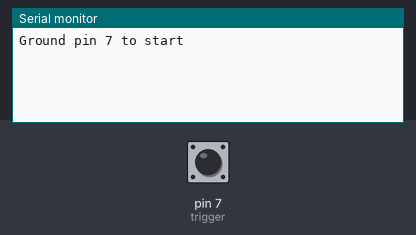
Recording of a sketch running on a simulated Arduino Uno, built with avr-gcc and run on an emulated ATmega328P. Shown: the last lines printed to the serial monitor. Inputs (shaded band) come from the test bench; at power-on: pin 7 (trigger) HIGH. Random numbers use the default seed unless the sketch sets one.

Above: at 1.2 s.
1.3 s: pin 7 (trigger) pulled LOW for 0.15 s
At 2.7 s:
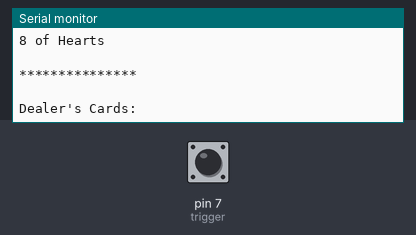
3.2 s: pin 7 (trigger) pulled LOW for 3.2 s
At 7.4 s:
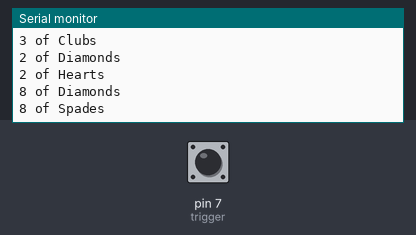
7.9 s: pin 7 (trigger) pulled LOW for 1 s
At 10.9 s:
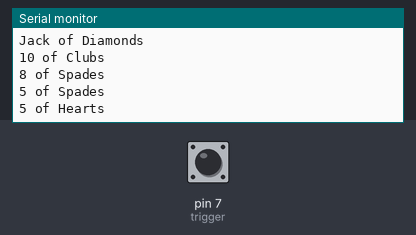
11.0 s: pin 7 (trigger) pulled LOW for 3.2 s
At 15.2 s:
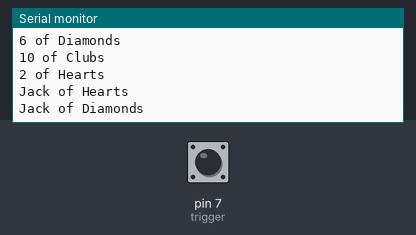
15.7 s: pin 7 (trigger) pulled LOW for 1 s
At 19.5 s:
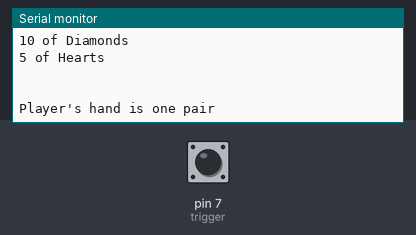
19.7 s: pin 7 (trigger) pulled LOW for 1 s
At 22.4 s:
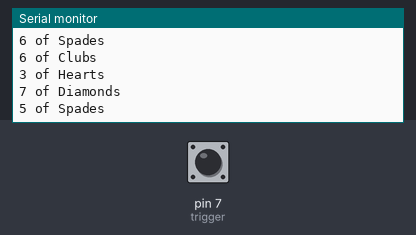
Timing chart, 0 to 23.2 s (numbered marks = the images above; inputs shaded):
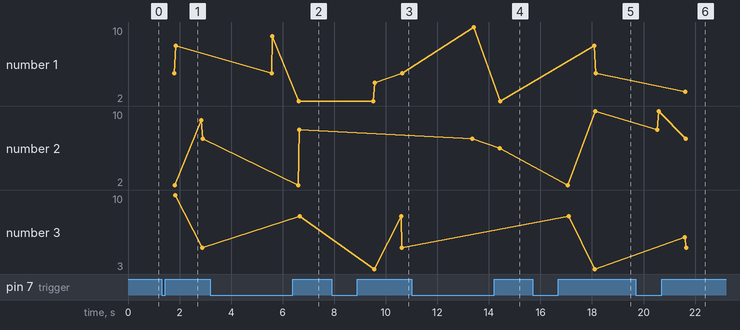

The sketch:

listing9-1.ino
```cpp
int ArrayOne [72]; //produces ten non-duplicate numbers efficiently
int ArrayMirror [72];//progressively adds to the non-dupe array
int ArrayDupes [72]; //used to deal two hands of 5 card poker
int ArrayDeal [52];
byte ArrayPlayerCard [5];
byte ArrayPlayerSuit [5];
byte ArrayDealerCard [10];
byte ArrayDealerSuit [10];
byte suit;
byte card;
byte x;
byte i;
byte j;
byte d;
byte match;
byte cardMatched;
const byte trigger = 7;
boolean trigState;
boolean goToReset;
boolean pair;
boolean twoPair;
boolean threeOfKind;
boolean fourOfKind;
boolean fullHouse;
byte matchedCard;
byte matchedCardTwo;
byte hearts;
byte spades;
byte diamonds;
byte clubs;
byte largestPlayerCard;
byte largestDealerCard;
byte smallestPlayerCard;
byte smallestDealerCard;
byte straight;
byte distance;
boolean suitFlush;
byte royalFlush;
byte playerSuit;
byte dealerSuit;
boolean playerAce;
boolean dealerAce;

void setup() {
  pinMode (trigger, INPUT_PULLUP);
  randomSeed (analogRead(5));
  Serial.begin (9600);
  Serial.println ("Ground pin 7 to start");
  Serial.println (" ");
}
void loop() {
  trigState = digitalRead (trigger);
  delay (100);
  while (trigState == LOW) { //this section sets up numbers, makes copy
    Serial.println (" ");
    for (i = 0; i < 72; i++) {
      ArrayOne [i] = random (1, 74);
      ArrayMirror [j] = ArrayOne [i];
      j++;
    }
reset: //restarts here to clear duplicate numbers
    goToReset = false;

    for (d = 0; d < 72; d++) { //zeros the dupe array
      ArrayDupes [d] = 0;
    }
    for (i = 0; i < 72; i++) {
      for (j = 0; j < 72; j++) {
        if ( (ArrayOne [i] == ArrayMirror [j]) && (i > j) && (i != 0 )) {
          //tests for dupes
          ArrayDupes [i] = ArrayOne [i]; // gives an array of dupes,
        } // and zeros for no dupes
      }
    }
    i = 0;
    for (d = 0; d < 72; d++) { //if ArrayDupes number is dupe, pick new
      if (ArrayDupes [d] != 0) {
        ArrayOne [d] = random (1, 74);
        goToReset = true;
      }
    }
    j = 0;
    for (i = 0; i < 72; i++) { //loads mirror array
      ArrayMirror [j] = ArrayOne [i];
      j++;
    }
    if (goToReset == true) {
      goto reset;// since there were dupes, go back to run test again
    }
    for (i = 0; i < 52; i++) { //Now no dupes, get good random numbers

      if ((ArrayOne [i] < 14) || ((ArrayOne [i] > 20) && (ArrayOne [i] < 34)) ||
          ((ArrayOne [i] > 40) && (ArrayOne [i] < 53)) || (ArrayOne [i] > 60)) {
        ArrayDeal [x] = ArrayOne [i];
        x++;
      }
    }
    //**************testing section***************
    //section below if added gives player royal flush and dealer 1
    //pair for testing
    //ArrayDeal[0] = 1; // this section tests player possibilities
    //ArrayDeal[1] = 13; //remove to run game
    //ArrayDeal[2] = 12; //install to test
    //ArrayDeal[3] = 11;
    //ArrayDeal[4] = 10;

    //ArrayDeal[5] = 23; // this section tests dealer possibilities
    //ArrayDeal[6] = 43; //remove to run game
    //ArrayDeal[7] = 61; //install to test
    //ArrayDeal[8] = 5;
    //ArrayDeal[9] = 2;
    //*********end of testing section************
    Serial.println (" ");
    for (x = 0; x < 10; x++) { //converting array to cards
      if (ArrayDeal [x] > 60) {
        suit = 3;
        card = ArrayDeal [x] - 60;
      }
      else if (ArrayDeal [x] > 40) {
        suit = 2;
        card = ArrayDeal [x] - 40;
      }
      else if (ArrayDeal [x] > 20) {
        suit = 1;
        card = ArrayDeal [x] - 20;
      }
      else if (ArrayDeal [x] < 14) {
        suit = 0;
        card = ArrayDeal [x];
        //card = card
      }
      Serial.println (" ");
      if (x == 0) {
        Serial.println ("Player's Cards:");
        Serial.println (" ");
      }
      if (x == 5) {
        Serial.println (" ");
        Serial.println ("***************");
        Serial.println (" ");
        Serial.println ("Dealer's Cards:");
        delay (1000);
        Serial.println (" ");
      }
      if (card == 1) {
        Serial.print ("The Ace");//converting cards larger than 10
      }
      else if (card == 11) {
        Serial.print ("Jack");
      }
      else if (card == 12) {
        Serial.print ("Queen");
      }
      else if (card == 13) {
        Serial.print ("King");
      }
      else {
        Serial.print (card); // for 10 to two, shows cards directly
      }
      Serial.print (" of ");
      switch (suit) { //shows suit
        case 3:
          Serial.print ("Hearts");
          hearts = 1;
          break;
        case 2:
          Serial.print ("Spades");
          spades = 1;
          break;
        case 1:
          Serial.print ("Diamonds");
          diamonds = 1;
          break;
        case 0:
          Serial.print ("Clubs");
          clubs = 1;
          break;
      }
      //loads arrays for outcome
      if (x < 5) {
        if (card == 1) { //check for player ace for straight
          playerAce = true;
        }
        ArrayPlayerCard[x] = card;
        ArrayPlayerSuit[x] = suit;
        playerSuit = clubs + diamonds + spades + hearts;
      }
      if (x == 4) { //zeros suit after player, checks for dealer flush
        clubs = 0;
        diamonds = 0;
        spades = 0;
        hearts = 0;
      }
      if ((x > 4) && ( x < 10)) {
        if (card == 1) {
          dealerAce = true; //check for dealer ace for straight
        }
        ArrayDealerCard[x] = card;
        ArrayDealerSuit[x] = suit;
        dealerSuit = clubs + diamonds + spades + hearts;
      }
    }
    Serial.println (" ");
    smallestPlayerCard = 13;//set up for finding smallest card before //entering loop
    for (x = 0; x < 5; x++) { //player outcome follows:
      for (i = 0; i < 5; i++) {
        if ((ArrayPlayerCard[i] == ArrayPlayerCard[x]) && (i > x) && (i != 0)) { //if a match enter loop
          match = match + 1;
          if (match == 1) {
            matchedCard = ArrayPlayerCard[i]; //one pair
            pair = true;
          }
          if ((match == 2) && (matchedCard != ArrayPlayerCard[i])) {
            twoPair = true;
          }
          if ((match == 3) && (matchedCard == ArrayPlayerCard[i])) {
            threeOfKind = true;
          }
          else if (match == 4) {
            fullHouse = true;
          }
          if ((match == 4) && (matchedCard == ArrayPlayerCard[i]) &&
              (threeOfKind == true)) {
            fourOfKind = true;
          }
        }
        if ((ArrayPlayerCard[x] > ArrayPlayerCard[i]) && (ArrayPlayerCard[x] > largestPlayerCard)) { //finds player highest
          largestPlayerCard = ArrayPlayerCard[x];
        }
        if ((ArrayPlayerCard[x] < ArrayPlayerCard[i]) && (ArrayPlayerCard[x] < smallestPlayerCard) && (ArrayPlayerCard[x] != 1)) { //finds smallest
          smallestPlayerCard = ArrayPlayerCard[x];
        }
      }
    } // end of player for loop
    distance = largestPlayerCard - smallestPlayerCard;//checks for
    //straight
    if ((distance == 4) && (match == 0) && (playerAce != true)) {
      straight = true;
    }
    if (((distance == 3) && (largestPlayerCard == 5) && (match == 0) && (playerAce == true)) || //check for high/low ace straight
        ((distance == 3) && (largestPlayerCard == 13) && (match == 0) && (playerAce == true))) {
      straight = true;
    }
    if (playerSuit == 1) {
      suitFlush = true;
    }
    if ((straight == true) && (suitFlush == true) && (largestPlayerCard == 13) && (playerAce == true)) {
      royalFlush = true;
    }
    delay (1000);
    Serial.println (" ");
    Serial.println (" ");
    Serial.print ("Player's hand is "); //condition testing
    if (royalFlush == true) {
      Serial.print ("royal flush ");
    }
    else if (fourOfKind == true) {
      Serial.print ("four of a kind ");
    }
    else if ((suitFlush == true ) && (straight == true)) {
      Serial.print ("a straight flush ");
    }
    else if (fullHouse == true) {
      Serial.print ("full house ");
    }
    else if (suitFlush == true) {
      Serial.print ("a flush ");
    }
    else if (straight == true) {
      Serial.print ("a straight ");
    }
    else if (threeOfKind == true) {
      Serial.print ("three of a kind ");
    }
    else if (twoPair == true) {
      Serial.print ("two pair ");
    }
    else if (pair == true) {
      Serial.print ("one pair ");
    }
    else {
      Serial.print("high card ");
    }
    match = 0;
    pair = false;
    twoPair = false;
    threeOfKind = false;
    fourOfKind = false;
    fullHouse = false;
    matchedCard = 0;
    matchedCardTwo = 0;
    straight = false;
    suitFlush = false;
    royalFlush = false;
    distance = 0;
    //dealer outcome follows:
    smallestDealerCard = 13; //set up for finding smallest card before //entering loop
    for (x = 5; x < 10; x++) {
      for (i = 5; i < 10; i++) {
        if ((ArrayDealerCard[i] == ArrayDealerCard[x]) && (i > x) && (i != 0)) { //if a match, enter loop
          match = match + 1;
          if (match == 1) {
            matchedCard = ArrayDealerCard[i];
            pair = true;
          }
          if ((match == 2) && (matchedCard != ArrayDealerCard[i])) {
            twoPair = true;
          }
          if ((match == 3) && (matchedCard == ArrayDealerCard[i])) {
            threeOfKind = true;
          }
          else if (match == 4) {
            fullHouse = true;
          }
          if ((match == 4) && (matchedCard == ArrayDealerCard[i]) && (threeOfKind == true)) {
            fourOfKind = true;
          }
        }
        if ((ArrayDealerCard[x] > ArrayDealerCard[i]) && (ArrayDealerCard[x] > largestDealerCard)) { //finds the high card
          largestDealerCard = ArrayDealerCard[x];
        }

        if ((ArrayDealerCard[x] < ArrayDealerCard[i]) && (ArrayDealerCard[x] < smallestDealerCard) && (ArrayDealerCard[x] != 1)) { //finds dealer small card
          smallestDealerCard = ArrayDealerCard[x];
        }
      }
    } // end of dealer for loop
    distance = (largestDealerCard - smallestDealerCard); //checks for
    //straight
    if ((distance == 4) && (match == 0) && (dealerAce != true)) {
      straight = true;
    }
    if (((distance == 3) && (largestDealerCard == 5) && (match == 0) && (dealerAce == true)) || //check for high/low ace straight
        ((distance == 3) && (largestDealerCard == 13) && (match == 0) && (dealerAce == true))) {
      straight = true;
    }
    if (dealerSuit == 1) {
      suitFlush = true;
    }
    if ((straight == true) && (suitFlush == true) && (largestDealerCard == 13) && (dealerAce == true)) {
      royalFlush = true;
    }
    delay (1000);
    Serial.println (" ");
    Serial.println (" ");
    Serial.print ("Dealer's hand is "); //condition testing
    if (royalFlush == true) {
      Serial.print ("Royal Flush ");
    }
    else if (fourOfKind == true) {
      Serial.print ("four of a kind ");
    }
    else if ((suitFlush == true ) && (straight == true)) {
      Serial.print ("a straight flush ");
    }
    else if (fullHouse == true) {
      Serial.print ("full house ");
    }
    else if (suitFlush == true) {
      Serial.print ("a flush ");
    }
    else if (straight == true) {
      Serial.print ("a straight ");
    }
    else if (threeOfKind == true) {
      Serial.print ("three of a kind ");
    }
    else if (twoPair == true) {
      Serial.print ("two pair ");
    }
    else if (pair == true) {
      Serial.print ("one pair ");
    }
    else {
      Serial.print("high card ");
    }
    Serial.println (" ");
    x = 0;
    i = 0;
    j = 0;
    d = 0;
    match = 0;
    pair = 0;
    twoPair = 0;
    threeOfKind = 0;
    fourOfKind = 0;
    fullHouse = 0;
    matchedCard = 0;
    matchedCardTwo = 0;
    largestPlayerCard = 0;
    largestDealerCard = 0;
    smallestPlayerCard = 0;
    smallestDealerCard = 0;
    straight = 0;
    playerSuit = 0;
    dealerSuit = 0;
    suitFlush = 0;
    royalFlush = 0;
    distance = 0;
    playerAce = 0;

    dealerAce = 0;
    for (i = 0; i < 52; i++) {
      ArrayOne[i] = 0;
    }
    for (i = 0; i < 10; i++) { //zeros at end of the game
      ArrayPlayerCard[i];
      ArrayPlayerSuit[i];
      ArrayDealerCard[i];
      ArrayDealerSuit[i];
    }
    Serial.println (" ");
    Serial.println ("___________________________________________________");
    Serial.println (" ");
    trigState = HIGH;
  }
}
```

Measured:
- after the input at 1.3 s, the serial monitor: prints a new line after 0.47 s (image 1)
- after the input at 3.2 s, the serial monitor: prints a new line after 2.3 s (image 2)
- after the input at 7.9 s, the serial monitor: prints a new line after 1.6 s (image 3)
- after the input at 11.0 s, the serial monitor: prints a new line after 2.4 s (image 4)
- after the input at 15.7 s, the serial monitor: prints a new line after 1.3 s (image 5)
- after the input at 19.7 s, the serial monitor: prints a new line after 0.83 s (image 6)
- plotted number 1: 2 → 5 after the input at 15.7 s
- plotted number 2: 8 → 6 after the input at 11.0 s
